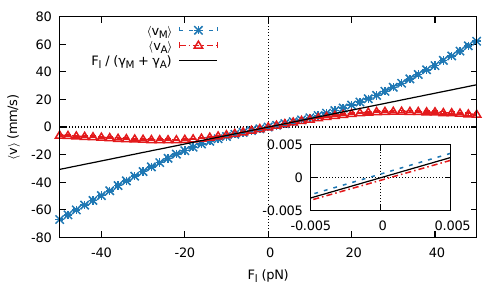

Reproduce this figure in gnuplot.
#!/usr/bin/gnuplot
set term pdfcairo enhanced linewidth 1.75 font ",14"
set output "individual_velocities.pdf"

load "Data/my.pal"

set multiplot

set key top left width -2 

set xzeroaxis
set yzeroaxis

set xlabel "F_{load} (pN)"
set ylabel "{/Symbol \341}v{/Symbol \361} (mm/s)"

plot [-50:50] \
      "Data/F_v_k=8.dat" u (-$1):(($2-$1/0.97)*0.97/(0.66+0.97)):($3*0.97/(0.66+0.97)) w errorlines ls 3 lw 1.25 dashtype 2 title "{/Symbol \341}v_{M}{/Symbol \361}" \
    , "Data/F_v_k=8.dat" u (-$1):(-($2+$1/0.66)*0.66/(0.66+0.97)):($3*0.66/(0.66+0.97)) w errorlines ls 8 lw 1.25 dashtype 4 title "{/Symbol \341}v_{A}{/Symbol \361}" \
    , x/(0.66+0.97) title "F_{load} / ({/Symbol g}_M + {/Symbol g}_A)" lt rgb "black"

set tmargin at screen 0.30
set bmargin at screen 0.52
set lmargin at screen 0.62
set rmargin at screen 0.9

set key off

set ytic 0.002
set xtic 0.002

unset xlabel
unset ylabel 

plot [-0.002:0.002] \
      "Data/F_v_k=8.dat" u (-$1):(($2-$1/0.97)*0.97/(0.66+0.97)) w lines ls 3 lw 1.25 dashtype 2 notitle \
    , "Data/F_v_k=8.dat" u (-$1):(-($2+$1/0.66)*0.66/(0.66+0.97)) w lines ls 8 lw 1.25 dashtype 4 notitle \
    , x/(0.66+0.97) title "F_{l} / ({/Symbol g}_M + {/Symbol g}_A)" lt rgb "black"

unset multiplot
